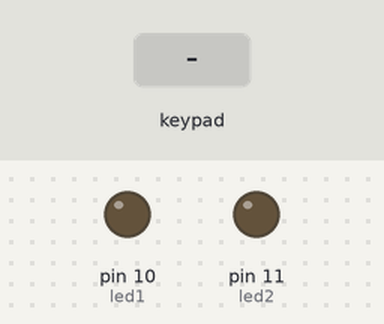
A sketch run on a simulated Arduino Uno, built with avr-gcc and run on an emulated ATmega328P. Shown: output pins drawn as LEDs (lit = HIGH). The inputs (shaded band) are chosen by the test bench. What the sketch prints to the serial monitor is not drawn.

Above: at 1.2 s.
1.3 s: key '1' pressed
At 2.0 s:
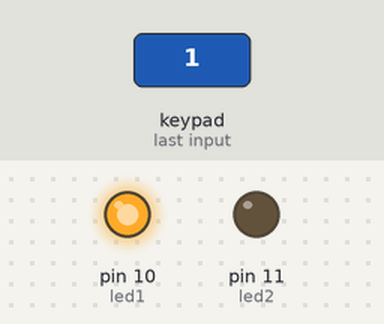
2.8 s: keypad keys 2 3 4 5 pressed 0.4 s apart
At 3.4 s:
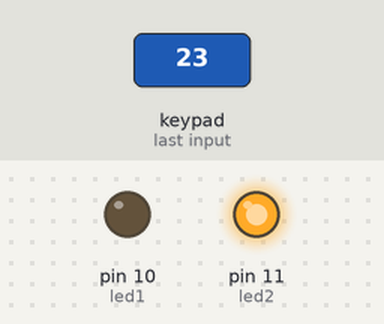
5.9 s: keypad keys 1 3 9 7 pressed 0.4 s apart
At 7.1 s:
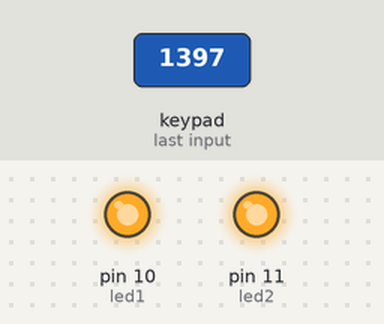
9.0 s: key '2' pressed
At 10.1 s:
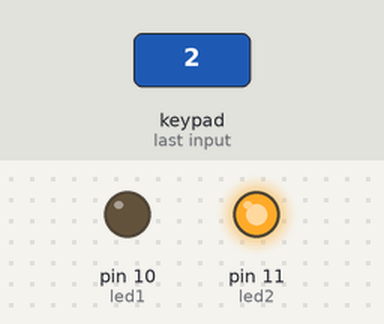
10.5 s: key '4' pressed
At 11.2 s:
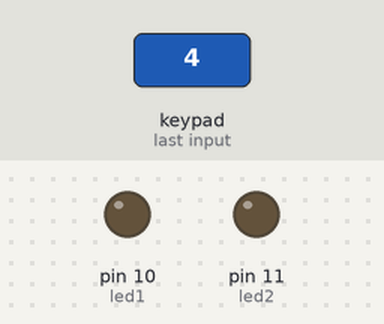
Timing chart, 0 to 13.0 s (numbered marks = the images above; inputs shaded):
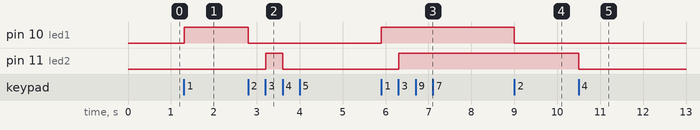

Measured:
- after the input at 1.3 s, pin 10 (led1): LOW → HIGH at once
- after the input at 2.8 s, pin 10 (led1): HIGH → LOW at once; pin 11 (led2): LOW → HIGH after 0.41 s, → LOW 0.39 s later
- after the input at 5.9 s, pin 10 (led1): LOW → HIGH at once; pin 11 (led2): LOW → HIGH after 0.41 s
- after the input at 9.0 s, pin 10 (led1): HIGH → LOW at once
- after the input at 10.5 s, pin 11 (led2): HIGH → LOW at once

The sketch:

keypad_dasar.ino
```cpp
#include <Keypad.h>
int led1=10;
int led2=11;
int led3=A4;

const byte baris= 4; //baris pada keypad
const byte kolom= 4; //Kolom pada keypad
byte pinbaris[baris]= {2,3,4,5};    //letak pin baris pada arduino
byte pinkolom[kolom]= {6,7,8,9};    //letak pin baris pada arduino

/*keymap mendefinisikan tombol ditekan sesuai
dengan baris dan kolom seperti muncul pada keypad*/
char keymap[baris][kolom]=
{
{'1', '2', '3', 'A'},
{'4', '5', '6', 'B'},
{'7', '8', '9', 'C'},
{'*', '0', '#', 'D'}
};


Keypad myKeypad= Keypad(makeKeymap(keymap), pinbaris, pinkolom, baris, kolom);

void setup()
{
  pinMode(led1, OUTPUT);
  pinMode(led2, OUTPUT);
  Serial.begin(9600);
}

// Jika tombol ditekan, tombol ini disimpan dalam 'keypressed' variabel
// Jika kunci tidak sama dengan 'NO_KEY', maka tombol ini dicetak
// Jika jumlah = 17, maka penghitungan reset kembali ke 0 (ini berarti tidak ada tombol yang ditekan selama proses pemindaian seluruh keypad

void loop(){

char keypressed = myKeypad.getKey();


if (keypressed == '1'){
  digitalWrite(led1,HIGH);
  Serial.print(keypressed);}

if (keypressed == '2'){
  digitalWrite(led1,LOW);
  Serial.print(keypressed);}

if (keypressed == '3'){
  digitalWrite(led2,HIGH);
  Serial.print(keypressed);}

if (keypressed == '4'){
  digitalWrite(led2,LOW);
  Serial.print(keypressed);}

if (keypressed == '5'){
  digitalWrite(led3,HIGH);
  Serial.print(keypressed);}

if (keypressed == '6'){
  digitalWrite(led3,LOW);
  Serial.print(keypressed);}
}
```
